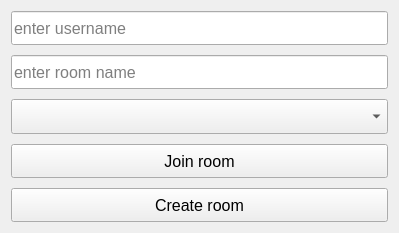
<?xml version="1.0" encoding="UTF-8"?>
<ui version="4.0">
 <class>RoomSelectorWindow</class>
 <widget class="QWidget" name="RoomSelectorWindow">
  <property name="geometry">
   <rect>
    <x>0</x>
    <y>0</y>
    <width>399</width>
    <height>233</height>
   </rect>
  </property>
  <property name="font">
   <font>
    <pointsize>12</pointsize>
   </font>
  </property>
  <property name="windowTitle">
   <string>RoomSelectorWindow</string>
  </property>
  <layout class="QGridLayout" name="gridLayout">
   <property name="verticalSpacing">
    <number>10</number>
   </property>
   <item row="0" column="0">
    <widget class="QLineEdit" name="usernameLine">
     <property name="sizePolicy">
      <sizepolicy hsizetype="Expanding" vsizetype="Expanding">
       <horstretch>0</horstretch>
       <verstretch>0</verstretch>
      </sizepolicy>
     </property>
     <property name="placeholderText">
      <string>enter username</string>
     </property>
    </widget>
   </item>
   <item row="1" column="0">
    <widget class="QLineEdit" name="roomnameLine">
     <property name="sizePolicy">
      <sizepolicy hsizetype="Expanding" vsizetype="Expanding">
       <horstretch>0</horstretch>
       <verstretch>0</verstretch>
      </sizepolicy>
     </property>
     <property name="placeholderText">
      <string>enter room name</string>
     </property>
    </widget>
   </item>
   <item row="2" column="0">
    <widget class="QComboBox" name="comboBox">
     <property name="sizePolicy">
      <sizepolicy hsizetype="Preferred" vsizetype="Expanding">
       <horstretch>0</horstretch>
       <verstretch>0</verstretch>
      </sizepolicy>
     </property>
     <property name="sizeAdjustPolicy">
      <enum>QComboBox::AdjustToContentsOnFirstShow</enum>
     </property>
     <property name="placeholderText">
      <string>select room</string>
     </property>
    </widget>
   </item>
   <item row="3" column="0">
    <widget class="QPushButton" name="joinRoomButton">
     <property name="sizePolicy">
      <sizepolicy hsizetype="Minimum" vsizetype="Expanding">
       <horstretch>0</horstretch>
       <verstretch>0</verstretch>
      </sizepolicy>
     </property>
     <property name="text">
      <string>Join room</string>
     </property>
    </widget>
   </item>
   <item row="4" column="0">
    <widget class="QPushButton" name="createRoomButton">
     <property name="sizePolicy">
      <sizepolicy hsizetype="Minimum" vsizetype="Expanding">
       <horstretch>0</horstretch>
       <verstretch>0</verstretch>
      </sizepolicy>
     </property>
     <property name="text">
      <string>Create room</string>
     </property>
    </widget>
   </item>
  </layout>
 </widget>
 <resources/>
 <connections/>
</ui>
